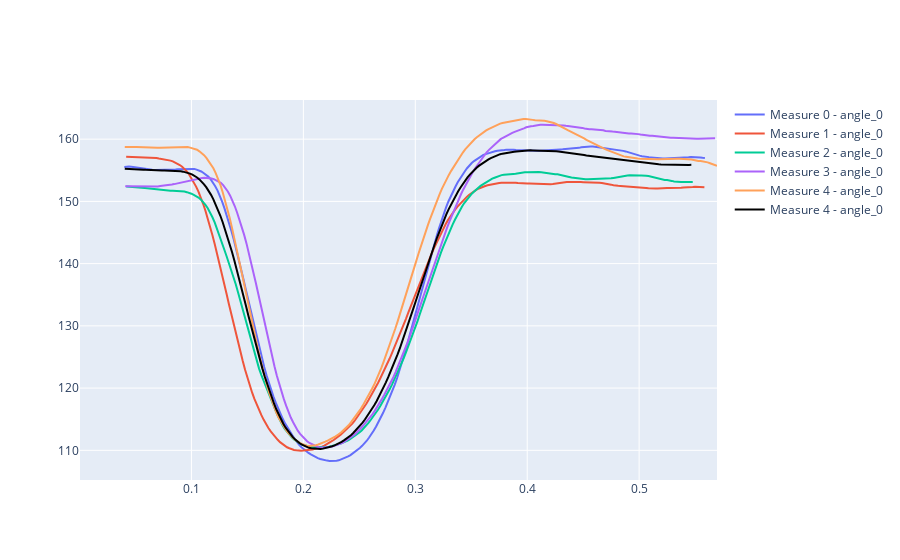

Source (notebook cell):
### Code cell
window= 20
# # Calculate the average speed of the three angles
# df_angle_speed["average_speed"] = df_raw_angles[speed_columns].mean(axis=1)
fig = go.Figure()
angle_agregator = []
for measure_idx, interval in enumerate(loop_intervals):
    # Extract data within the interval
    df_time_lookup = df_raw_angles.loc[(df_raw_angles["time"] > interval[0]) & (df_raw_angles["time"] < interval[2])]
    # for speed_column in angle_columns:
    speed_column = angle_columns[0]
    # Plot smoothed angle data
    fig.add_trace(go.Scatter(x=df_time_lookup['time']- interval[0], y=df_time_lookup[speed_column].rolling(window=window).mean(),
                             mode='lines', name=f'Measure {measure_idx} - {speed_column}'))
    # Plot the average speed
    # fig.add_trace(go.Scatter(x=df_time_lookup['time']-interval[0], y=df_time_lookup['average_speed'],
    #                          mode='lines', name=f'Average Speed', line=dict(color='black')))
    angle_agregator.append(list(df_time_lookup[speed_column]))

end_index = min([len(agre) for agre in angle_agregator])
a = [np.array(agre[0:end_index]) for agre in angle_agregator]
y_average = np.mean(np.array(a),axis=0)
df_local = pd.DataFrame(data=y_average, columns=["average"])

fig.add_trace(go.Scatter(x=df_time_lookup['time']- interval[0] , y=df_local["average"].rolling(window=window).mean(),
                         mode='lines', name=f'Measure {measure_idx} - {speed_column}', line=dict(color=colors[measure_idx])),)


fig.show()

### Figure 1 — Plotly figure (JSON) as saved in the notebook; plotly's stock layout.template omitted (floating-point values rounded to 4 significant figures; data arrays with more than 128 entries replaced by an {"elided": "..."} marker saying what was removed)
{"data": [{"mode": "lines", "name": "Measure 0 - angle_0", "x": {"elided": "269 float values"}, "y": {"elided": "269 float values"}, "type": "scatter"}, {"mode": "lines", "name": "Measure 1 - angle_0", "x": {"elided": "268 float values"}, "y": {"elided": "268 float values"}, "type": "scatter"}, {"mode": "lines", "name": "Measure 2 - angle_0", "x": {"elided": "263 float values"}, "y": {"elided": "263 float values"}, "type": "scatter"}, {"mode": "lines", "name": "Measure 3 - angle_0", "x": {"elided": "273 float values"}, "y": {"elided": "273 float values"}, "type": "scatter"}, {"mode": "lines", "name": "Measure 4 - angle_0", "x": {"elided": "274 float values"}, "y": {"elided": "274 float values"}, "type": "scatter"}, {"line": {"color": "black"}, "mode": "lines", "name": "Measure 4 - angle_0", "x": {"elided": "274 float values"}, "y": {"elided": "263 float values"}, "type": "scatter"}], "layout": {}}
